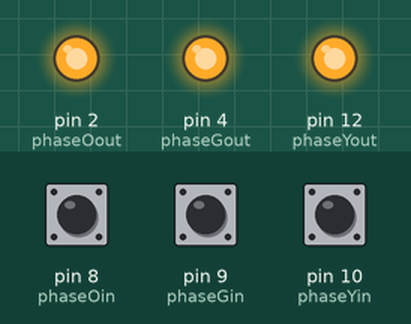
Bench run of a sketch on a simulated Arduino Uno, built with avr-gcc and run on an emulated ATmega328P. Parts: output pins drawn as LEDs (lit = HIGH). Inputs (shaded band) come from the test bench; at power-on: pin 9 (phaseGin) HIGH, pin 8 (phaseOin) HIGH, pin 10 (phaseYin) HIGH. What the sketch prints to the serial monitor is not drawn.

Above: at 3.7 s.
3.8 s: pin 9 (phaseGin) pulled LOW for 0.15 s
At 3.87 s:
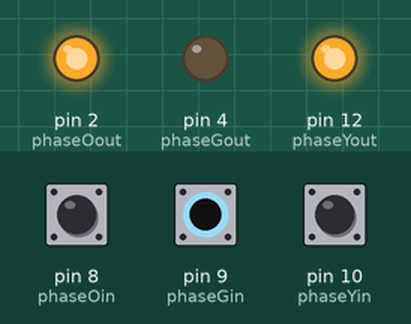
5.4 s: pin 9 (phaseGin) pulled LOW for 3.2 s
At 9.5 s:
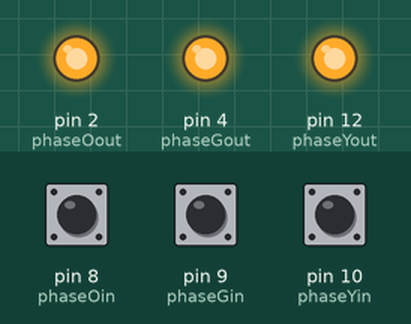
Timing chart, 0 to 11.0 s (numbered marks = the images above; inputs shaded):
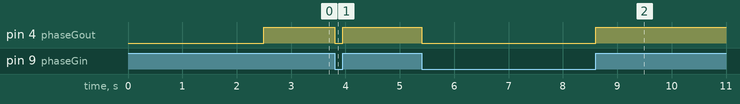

The sketch:

sketch_feb06a_PINx_tsts.ino
```cpp
/* 3 Channel Signal Calibration
Updated tst9a to act as the baseline to feb_05a
added digitalWrite to setup()
added print serial
result =
motor rotates
not a 100% good start
cannot use the serial monitor as it affects the motor operation
// include the pinchangeint library*/
#include <PinChangeInt.h>

// Assign channel in pins
const byte phaseOin = 8;
const byte phaseGin = 9;
const byte phaseYin = 10;

// Assign channel out pins
const byte phaseOout = 2;
const byte phaseGout = 4;
const byte phaseYout = 12;

// Setup signal outputs expected by external processor
volatile uint8_t phaseOStateIn;
volatile uint8_t phaseGStateIn;
volatile uint8_t phaseYStateIn;

//Setup calibration & debounce constants
const int debounce = 100;
float calPercent = .85;

// These bit flags are set in FlagsShared to indicate which
// channels have new signals
const byte phaseOflag = 1;
const byte phaseGflag = 2;
const byte phaseYflag = 4;

// holds the update flags defined above
volatile uint8_t FlagsShared;

  // create local variables to hold a local copies of the channel inputs

  static uint8_t phaseOstate;

  static uint8_t phaseGstate;

  static uint8_t phaseYstate;

  // local copy of update flags

  static uint8_t UpdateFlags;

void setup()
{
  delay(2500);
    Serial.begin(115200);

  //Speed pin setup
  pinMode(phaseOout, OUTPUT);
  pinMode(phaseOin, INPUT);
  digitalWrite (phaseOin, HIGH);
    phaseOStateIn = digitalRead(phaseOin); // the intent here is to read and write the
//existing state of the signal at the beginning and then let the Loop() function alter it
//from there
  digitalWrite(phaseOout, phaseOStateIn);

  //PhaseO pin setup
  pinMode(phaseGout, OUTPUT);
  pinMode(phaseGin, INPUT);
  digitalWrite (phaseGin, HIGH);
    phaseGStateIn = digitalRead(phaseGin);
  digitalWrite(phaseGout, phaseGStateIn);

  //PhaseG pin setup
  pinMode(phaseYout, OUTPUT);
  pinMode(phaseYin, INPUT);
  digitalWrite (phaseYin, HIGH);
    phaseYStateIn = digitalRead(phaseYin);
  digitalWrite(phaseYout, phaseYStateIn);

  // use the PinChangeInt library to attach the interrupts
  // Pins chosen make this interchangeable with an Uno and Leo
  PCintPort::attachInterrupt(phaseOin, calcPhaseO,CHANGE);
  PCintPort::attachInterrupt(phaseGin, calcPhaseG,CHANGE);
  PCintPort::attachInterrupt(phaseYin, calcPhaseY,CHANGE);
}

void loop()
{


  // check shared update flags to see if any channels have a change in the signal

  if(FlagsShared)
  {
    noInterrupts();

    // turn interrupts off quickly to take local copies of the shared variables

    // take a local copy of which channels were updated in case we need to use this in the rest of loop

    UpdateFlags = FlagsShared;


    if(UpdateFlags & phaseOflag)
    {
      phaseOstate = phaseOStateIn;
    }

    if(UpdateFlags & phaseGflag)
    {
      phaseGstate = phaseGStateIn;
    }

    if(UpdateFlags & phaseYflag)
    {
      phaseYstate = phaseYStateIn;
    }

    // clear shared copy of updated flags

    FlagsShared = 0;

    interrupts(); // we have local copies of the inputs, so now we can turn interrupts back on

  }


  if(UpdateFlags & phaseOflag)
  {
//    digitalWrite(phaseOout, phaseOstate);
    PIND=bit(1);
  }


  if(UpdateFlags & phaseGflag)
  {
//    digitalWrite(phaseGout, phaseGstate);
    PIND=bit(4);
  }


  if(UpdateFlags & phaseYflag)
  {
//    digitalWrite(phaseYout, phaseYstate);
    PIND=bit(6);
  }

      Serial.println();
      Serial.print(UpdateFlags);

  UpdateFlags = 0;

      Serial.println();
      Serial.print("O");
      Serial.print(",");
      Serial.print(phaseOstate);
            Serial.println();
      Serial.print("G");
      Serial.print(",");
      Serial.print(phaseGstate);

            Serial.println();
      Serial.print("Y");
      Serial.print(",");
      Serial.print(phaseYstate);
}


//  interrupt service routines

void calcPhaseO()
{
//  phaseOStateIn = digitalRead(phaseOin);
  FlagsShared |= phaseOflag;
}

void calcPhaseG()
{
//  phaseGStateIn = digitalRead(phaseGin);
  FlagsShared |= phaseGflag;
}

void calcPhaseY()
{
//  phaseYStateIn = digitalRead(phaseYin);
  FlagsShared |= phaseYflag;
}
```

Measured:
- after the input at 3.8 s, pin 4 (phaseGout): HIGH → LOW at once, → HIGH 0.15 s later
- after the input at 5.4 s, pin 4 (phaseGout): HIGH → LOW at once, → HIGH 3.2 s later
